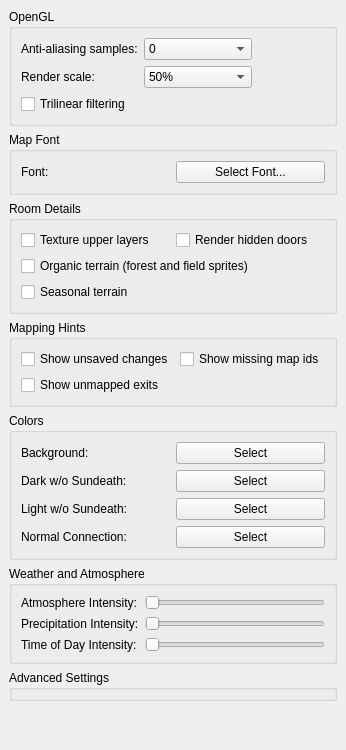
<?xml version="1.0" encoding="UTF-8"?>
<ui version="4.0">
 <class>GraphicsPage</class>
 <widget class="QWidget" name="GraphicsPage">
  <property name="sizePolicy">
   <sizepolicy hsizetype="Preferred" vsizetype="Preferred">
    <horstretch>0</horstretch>
    <verstretch>0</verstretch>
   </sizepolicy>
  </property>
  <property name="minimumSize">
   <size>
    <width>0</width>
    <height>0</height>
   </size>
  </property>
  <property name="windowTitle">
   <string>Form1</string>
  </property>
  <layout class="QGridLayout" name="gridLayout">
   <property name="leftMargin">
    <number>9</number>
   </property>
   <property name="topMargin">
    <number>9</number>
   </property>
   <property name="rightMargin">
    <number>9</number>
   </property>
   <property name="bottomMargin">
    <number>9</number>
   </property>
   <item row="7" column="0">
    <spacer name="verticalSpacer">
     <property name="orientation">
      <enum>Qt::Orientation::Vertical</enum>
     </property>
     <property name="sizeHint" stdset="0">
      <size>
       <width>20</width>
       <height>40</height>
      </size>
     </property>
    </spacer>
   </item>
   <item row="0" column="0">
    <widget class="QGroupBox" name="groupBox_OpenGL">
     <property name="title">
      <string>OpenGL</string>
     </property>
     <layout class="QGridLayout">
      <property name="leftMargin">
       <number>9</number>
      </property>
      <property name="topMargin">
       <number>9</number>
      </property>
      <property name="rightMargin">
       <number>9</number>
      </property>
      <property name="bottomMargin">
       <number>9</number>
      </property>
      <property name="spacing">
       <number>6</number>
      </property>
      <item row="1" column="0">
       <widget class="QLabel" name="label_2">
        <property name="text">
         <string>Anti-aliasing samples:</string>
        </property>
        <property name="buddy">
         <cstring>antialiasingSamplesComboBox</cstring>
        </property>
       </widget>
      </item>
      <item row="1" column="2">
       <widget class="QComboBox" name="antialiasingSamplesComboBox">
        <property name="focusPolicy">
         <enum>Qt::FocusPolicy::StrongFocus</enum>
        </property>
        <item>
         <property name="text">
          <string>0</string>
         </property>
        </item>
        <item>
         <property name="text">
          <string>2</string>
         </property>
        </item>
        <item>
         <property name="text">
          <string>4</string>
         </property>
        </item>
        <item>
         <property name="text">
          <string>8</string>
         </property>
        </item>
        <item>
         <property name="text">
          <string>16</string>
         </property>
        </item>
       </widget>
      </item>
      <item row="2" column="0">
       <widget class="QLabel" name="label_renderScale">
        <property name="text">
         <string>Render scale:</string>
        </property>
        <property name="buddy">
         <cstring>renderScaleComboBox</cstring>
        </property>
       </widget>
      </item>
      <item row="2" column="2">
       <widget class="QComboBox" name="renderScaleComboBox">
        <property name="focusPolicy">
         <enum>Qt::FocusPolicy::StrongFocus</enum>
        </property>
        <item>
         <property name="text">
          <string>50%</string>
         </property>
        </item>
        <item>
         <property name="text">
          <string>75%</string>
         </property>
        </item>
        <item>
         <property name="text">
          <string>100% (Native)</string>
         </property>
        </item>
       </widget>
      </item>
      <item row="3" column="0">
       <widget class="QCheckBox" name="trilinearFilteringCheckBox">
        <property name="text">
         <string>Trilinear filtering</string>
        </property>
       </widget>
      </item>
      <item row="1" column="3">
       <spacer name="horizontalSpacer_2">
        <property name="orientation">
         <enum>Qt::Orientation::Horizontal</enum>
        </property>
        <property name="sizeHint" stdset="0">
         <size>
          <width>10</width>
          <height>20</height>
         </size>
        </property>
       </spacer>
      </item>
     </layout>
    </widget>
   </item>
   <item row="1" column="0">
    <widget class="QGroupBox" name="groupBox_MapFont">
     <property name="title">
      <string>Map Font</string>
     </property>
     <layout class="QGridLayout" name="gridLayout_MapFont">
      <item row="0" column="0">
       <widget class="QLabel" name="mapFontLabel">
        <property name="text">
         <string>Font:</string>
        </property>
       </widget>
      </item>
      <item row="0" column="1">
       <widget class="QPushButton" name="mapFontPushButton">
        <property name="text">
         <string>Select Font...</string>
        </property>
       </widget>
      </item>
     </layout>
    </widget>
   </item>
   <item row="2" column="0">
    <widget class="QGroupBox" name="groupBox_Room">
     <property name="title">
      <string>Room Details</string>
     </property>
     <layout class="QGridLayout" name="gridLayout_1">
      <property name="leftMargin">
       <number>9</number>
      </property>
      <property name="topMargin">
       <number>9</number>
      </property>
      <property name="rightMargin">
       <number>9</number>
      </property>
      <property name="bottomMargin">
       <number>9</number>
      </property>
      <property name="spacing">
       <number>6</number>
      </property>
      <item row="2" column="0" colspan="2">
       <widget class="QCheckBox" name="seasonalTerrain">
        <property name="text"><string>Seasonal terrain</string></property>
        <property name="toolTip"><string>Gradually change trees, ground and field details within two game weeks either side of each season boundary. Requires known game time.</string></property>
       </widget>
      </item>
      <item row="1" column="0" colspan="2">
       <widget class="QCheckBox" name="organicTerrain">
        <property name="text">
         <string>Organic terrain (forest and field sprites)</string>
        </property>
        <property name="toolTip">
         <string>Draw stable, overlapping ground patches, trees and field details. Details are hidden at distant zoom levels.</string>
        </property>
       </widget>
      </item>
      <item row="0" column="0">
       <widget class="QCheckBox" name="drawUpperLayersTextured">
        <property name="text">
         <string>Texture upper layers</string>
        </property>
       </widget>
      </item>
      <item row="0" column="1">
       <widget class="QCheckBox" name="drawDoorNames">
        <property name="text">
         <string>Render hidden doors</string>
        </property>
       </widget>
      </item>
     </layout>
    </widget>
   </item>
   <item row="3" column="0">
    <widget class="QGroupBox" name="groupBox_2">
     <property name="title">
      <string>Mapping Hints</string>
     </property>
     <layout class="QGridLayout" name="gridLayout_2">
      <item row="0" column="1">
       <widget class="QCheckBox" name="drawNeedsUpdate">
        <property name="text">
         <string>Show missing map ids</string>
        </property>
       </widget>
      </item>
      <item row="2" column="0">
       <widget class="QCheckBox" name="drawNotMappedExits">
        <property name="text">
         <string>Show unmapped exits</string>
        </property>
       </widget>
      </item>
      <item row="0" column="0">
       <widget class="QCheckBox" name="drawUnsavedChanges">
        <property name="text">
         <string>Show unsaved changes</string>
        </property>
       </widget>
      </item>
     </layout>
    </widget>
   </item>
   <item row="4" column="0">
    <widget class="QGroupBox" name="groupBox_Colour">
     <property name="title">
      <string>Colors</string>
     </property>
     <layout class="QGridLayout" name="gridLayout_3">
      <property name="leftMargin">
       <number>9</number>
      </property>
      <property name="topMargin">
       <number>9</number>
      </property>
      <property name="rightMargin">
       <number>9</number>
      </property>
      <property name="bottomMargin">
       <number>9</number>
      </property>
      <property name="spacing">
       <number>6</number>
      </property>
      <item row="3" column="0">
       <widget class="QLabel" name="connectionNormalLabel">
        <property name="text">
         <string>Normal Connection:</string>
        </property>
        <property name="buddy">
         <cstring>connectionNormalPushButton</cstring>
        </property>
       </widget>
      </item>
      <item row="1" column="0">
       <widget class="QLabel" name="darkLabel">
        <property name="text">
         <string>Dark w/o Sundeath:</string>
        </property>
        <property name="buddy">
         <cstring>darkPushButton</cstring>
        </property>
       </widget>
      </item>
      <item row="3" column="1">
       <widget class="QPushButton" name="connectionNormalPushButton">
        <property name="text">
         <string>Select</string>
        </property>
       </widget>
      </item>
      <item row="0" column="1">
       <widget class="QPushButton" name="bgChangeColor">
        <property name="text">
         <string>Select</string>
        </property>
       </widget>
      </item>
      <item row="2" column="0">
       <widget class="QLabel" name="darkLitLabel">
        <property name="text">
         <string>Light w/o Sundeath:</string>
        </property>
        <property name="buddy">
         <cstring>darkLitPushButton</cstring>
        </property>
       </widget>
      </item>
      <item row="0" column="0">
       <widget class="QLabel" name="bgLabel">
        <property name="text">
         <string>Background:</string>
        </property>
        <property name="buddy">
         <cstring>bgChangeColor</cstring>
        </property>
       </widget>
      </item>
      <item row="2" column="1">
       <widget class="QPushButton" name="darkLitPushButton">
        <property name="text">
         <string>Select</string>
        </property>
       </widget>
      </item>
      <item row="1" column="1">
       <widget class="QPushButton" name="darkPushButton">
        <property name="text">
         <string>Select</string>
        </property>
       </widget>
      </item>
     </layout>
    </widget>
   </item>
   <item row="5" column="0">
    <widget class="QGroupBox" name="groupBox_Weather">
     <property name="title">
      <string>Weather and Atmosphere</string>
     </property>
     <layout class="QGridLayout" name="gridLayout_Weather">
      <item row="0" column="0">
       <widget class="QLabel" name="weatherAtmosphereLabel">
        <property name="sizePolicy">
         <sizepolicy hsizetype="Minimum" vsizetype="Preferred">
          <horstretch>0</horstretch>
          <verstretch>0</verstretch>
         </sizepolicy>
        </property>
        <property name="text">
         <string>Atmosphere Intensity:</string>
        </property>
       </widget>
      </item>
      <item row="0" column="1">
       <widget class="QSlider" name="weatherAtmosphereSlider">
        <property name="maximum">
         <number>100</number>
        </property>
        <property name="tracking">
         <bool>false</bool>
        </property>
        <property name="orientation">
         <enum>Qt::Orientation::Horizontal</enum>
        </property>
       </widget>
      </item>
      <item row="1" column="0">
       <widget class="QLabel" name="weatherPrecipitationLabel">
        <property name="sizePolicy">
         <sizepolicy hsizetype="Minimum" vsizetype="Preferred">
          <horstretch>0</horstretch>
          <verstretch>0</verstretch>
         </sizepolicy>
        </property>
        <property name="text">
         <string>Precipitation Intensity:</string>
        </property>
       </widget>
      </item>
      <item row="1" column="1">
       <widget class="QSlider" name="weatherPrecipitationSlider">
        <property name="maximum">
         <number>100</number>
        </property>
        <property name="tracking">
         <bool>false</bool>
        </property>
        <property name="orientation">
         <enum>Qt::Orientation::Horizontal</enum>
        </property>
       </widget>
      </item>
      <item row="2" column="0">
       <widget class="QLabel" name="weatherTimeOfDayLabel">
        <property name="sizePolicy">
         <sizepolicy hsizetype="Minimum" vsizetype="Preferred">
          <horstretch>0</horstretch>
          <verstretch>0</verstretch>
         </sizepolicy>
        </property>
        <property name="text">
         <string>Time of Day Intensity:</string>
        </property>
       </widget>
      </item>
      <item row="2" column="1">
       <widget class="QSlider" name="weatherTimeOfDaySlider">
        <property name="maximum">
         <number>100</number>
        </property>
        <property name="tracking">
         <bool>false</bool>
        </property>
        <property name="orientation">
         <enum>Qt::Orientation::Horizontal</enum>
        </property>
       </widget>
      </item>
     </layout>
    </widget>
   </item>
   <item row="6" column="0">
    <widget class="QGroupBox" name="groupBox_Advanced">
     <property name="title">
      <string>Advanced Settings</string>
     </property>
    </widget>
   </item>
  </layout>
 </widget>
 <tabstops>
  <tabstop>antialiasingSamplesComboBox</tabstop>
  <tabstop>trilinearFilteringCheckBox</tabstop>
  <tabstop>mapFontPushButton</tabstop>
  <tabstop>drawUpperLayersTextured</tabstop>
  <tabstop>drawDoorNames</tabstop>
  <tabstop>organicTerrain</tabstop>
  <tabstop>seasonalTerrain</tabstop>
  <tabstop>drawUnsavedChanges</tabstop>
  <tabstop>drawNeedsUpdate</tabstop>
  <tabstop>drawNotMappedExits</tabstop>
  <tabstop>bgChangeColor</tabstop>
  <tabstop>darkPushButton</tabstop>
  <tabstop>darkLitPushButton</tabstop>
  <tabstop>connectionNormalPushButton</tabstop>
 </tabstops>
 <resources/>
 <connections/>
</ui>
